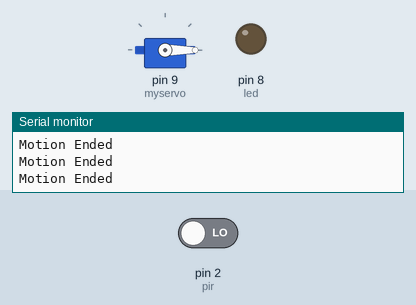
Simulated run of this sketch. Board: Arduino Uno, built with avr-gcc and run on an emulated ATmega328P. On the bench: servo, output pins drawn as LEDs (lit = HIGH), the last lines printed to the serial monitor. The test bench sets the inputs (shaded band); at power-on: pin 2 (pir) LOW.

Above: at 1.8 s.
1.9 s: pin 2 (pir) driven HIGH
At 3.2 s:
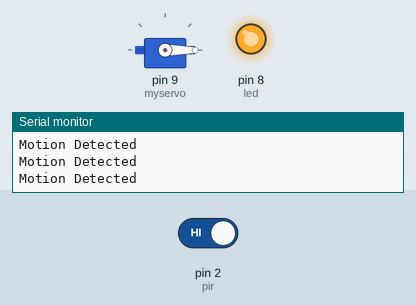
3.5 s: pin 2 (pir) driven LOW
At 4.5 s:
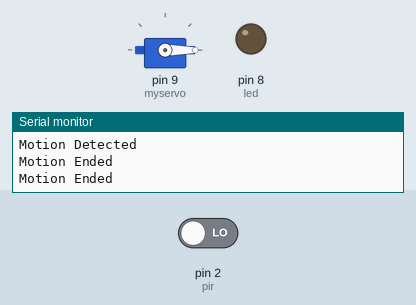
Timing chart, 0 to 6.5 s (numbered marks = the images above; inputs shaded):
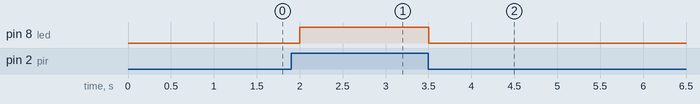

The sketch:

PIR_SENSOR_WITH_SERVO.ino
```cpp
/*
 * Project: Motion-Activated Servo Controller
 * File: PIR_SENSOR_WITH_SERVO.ino
 * Description: Uses an HC-SR501 PIR sensor to trigger an SG90 servo motor.
 *              When motion is detected, the servo rotates to activate a mechanism
 *              and automatically resets when the area is clear.
 * Author: SRIJAN MISHRA
 * Date: June 2026
 */
const int led = 8;
const int pir = 2;
int motion;
#include <Servo.h>

Servo myservo;


void setup() {
  // put your setup code here, to run once:
pinMode(led, OUTPUT);
pinMode(pir, INPUT);
myservo.attach(9);
Serial.begin(9600);
}

void loop() {
  // put your main code here, to run repeatedly:

motion = digitalRead(pir);
if(motion) {
  digitalWrite(led, HIGH);
  myservo.write(0);
  Serial.println("Motion Detected");
 }
else{
  digitalWrite(led, LOW);
  myservo.write(500);
  Serial.println("Motion Ended");
 }
delay(500);
}
```

Measured:
- after the input at 1.9 s, pin 8 (led): LOW → HIGH after 0.10 s
- after the input at 3.5 s, pin 8 (led): HIGH → LOW at once
